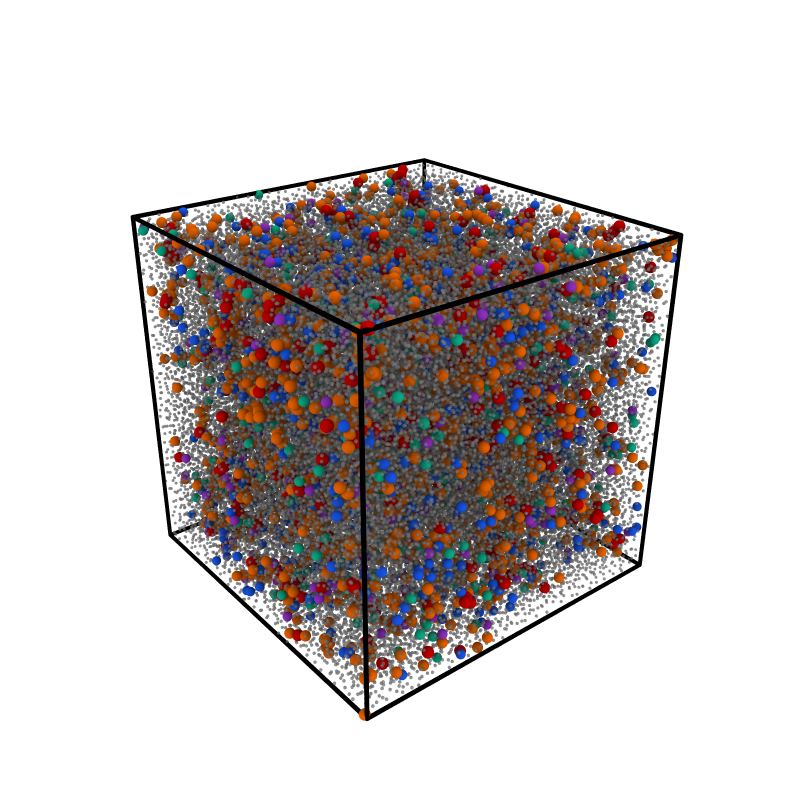
#> input picture structural_analysis/etapa4/ovito/ovito_out_negishi/1e11_bare.png, 1600 x 1600 px, given in place of 1e12_rt1_rs0.65_bare.png, which was not available (shown at 1/2 size)
$ python compose_snapshots.py --resto-transp 1 --radius-scale 0.65 '->' comparison_rt1_rs0.65.png
#> lines starting #> are read from the running program, lines starting #| are printed output that depends on the picture; after the words box and inside, x2 and y2 are one past the last pixel; in counts of white or black regions, pixels touching at a corner belong together
#!/usr/bin/env python3
"""Compuesto de las 3 tasas en UNA imagen (misma camara, misma escala, una leyenda con conteos).

Requiere haber corrido antes:  python ovito_snapshot.py --bare
Uso (desde el directorio que contiene ovito_out/):  python compose_snapshots.py
     con corte:  python ovito_snapshot.py --bare --slab 15 ; python compose_snapshots.py --slab 15
     (usa ovito_out/<tasa>_slab_bare.png y counts_slab_<tasa>.csv; escribe comparison_slab.png)
     variante despejada: python ovito_snapshot.py --bare --resto-transp 1 --radius-scale 0.65 ;
                         python compose_snapshots.py --resto-transp 1 --radius-scale 0.65   -> comparison_rt1_rs0.65.png
     por especie central: python ovito_snapshot.py --bare --resto-transp 1 --radius-scale 0.8 --center Cu ;
                          python compose_snapshots.py --resto-transp 1 --radius-scale 0.8 --center Cu   (idem Zr)
     sin ico-Voronoi:  python ovito_snapshot.py --bare --slab 15 --no-ico-voronoi ;
                       python compose_snapshots.py --slab 15 --no-ico-voronoi   -> comparison_slab_noicovor.png
Entrada : ovito_out/<tasa>_bare.png, ovito_out/counts_<tasa>.csv
Salida  : ovito_out/comparison_snapshots.png
Solo usa numpy + matplotlib (no importa ovito). Las 3 imagenes se recortan con el MISMO recuadro
(union de las zonas no blancas) para no alterar la escala relativa entre paneles.
"""
import csv
import sys
from pathlib import Path
import numpy as np
import matplotlib
matplotlib.use("Agg")
import matplotlib.pyplot as plt

OUT_DIR = Path("ovito_out")
RATES = ["1e12", "1e11", "2e10"]              # rapido -> lento (igual orden que Fig A de la Etapa 4)
TITLE = {"2e10": r"$2\times10^{10}$ K/s", "1e11": r"$10^{11}$ K/s", "1e12": r"$10^{12}$ K/s"}
PAD = 12
args = sys.argv[1:]
SLAB = float(args[args.index("--slab") + 1]) if "--slab" in args else None
NOICO = "--no-ico-voronoi" in args
HIDE_RESTO = False
SUF = ("slab_" if SLAB else "") + ("noicovor_" if NOICO else "")
if "--resto-transp" in args or "--radius-scale" in args:         # mismo tag que ovito_snapshot.py
    rt = float(args[args.index("--resto-transp") + 1]) if "--resto-transp" in args else 0.5
    rs = float(args[args.index("--radius-scale") + 1]) if "--radius-scale" in args else 1.0
    SUF += f"rt{rt:g}_rs{rs:g}_"
    HIDE_RESTO = rt >= 1.0
CENTER = args[args.index("--center") + 1] if "--center" in args else None
if CENTER:
    SUF += f"{CENTER}_"
OUT_NAME = "comparison_" + (SUF.rstrip("_") if SUF else "snapshots") + ".png"

imgs = {r: plt.imread(OUT_DIR / f"{r}_{SUF}bare.png")[:, :, :3] for r in RATES}
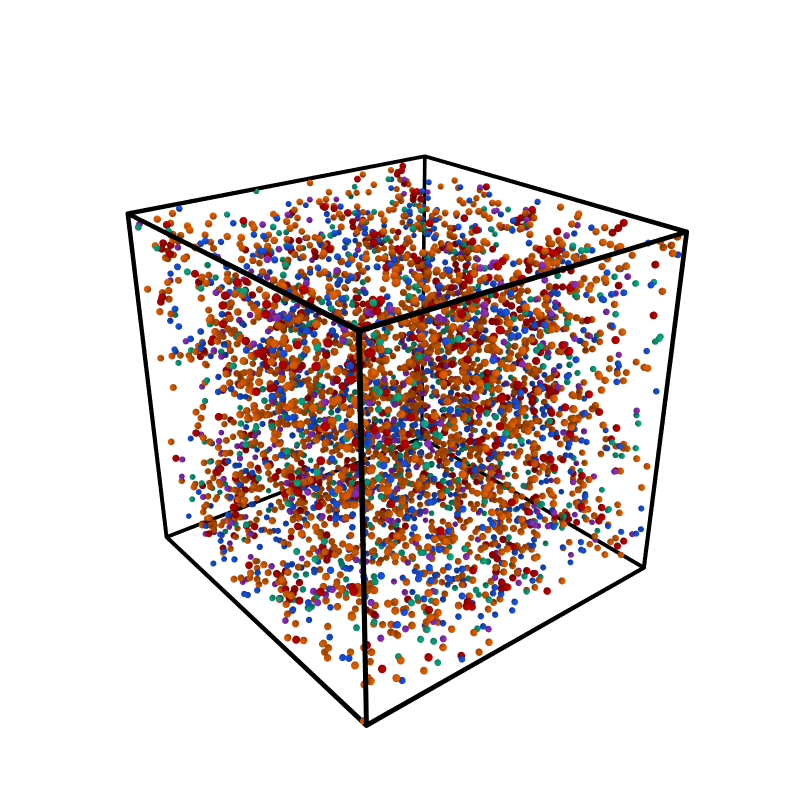
#> input picture structural_analysis/etapa4/ovito/ovito_out_negishi/1e11_rt1_rs0.65_bare.png, 1600 x 1600 px, found by its file name (shown at 1/2 size)
#> imgs = 3 items
assert len({im.shape for im in imgs.values()}) == 1, "las 3 imagenes deben tener el mismo tamano"
nonwhite = np.zeros(imgs[RATES[0]].shape[:2], bool)
for im in imgs.values():
    nonwhite |= (im < 0.97).any(axis=2)
#> this loop made 3 passes
#> pass 1, `nonwhite |= (im < 0.97).any(axis=2)`:
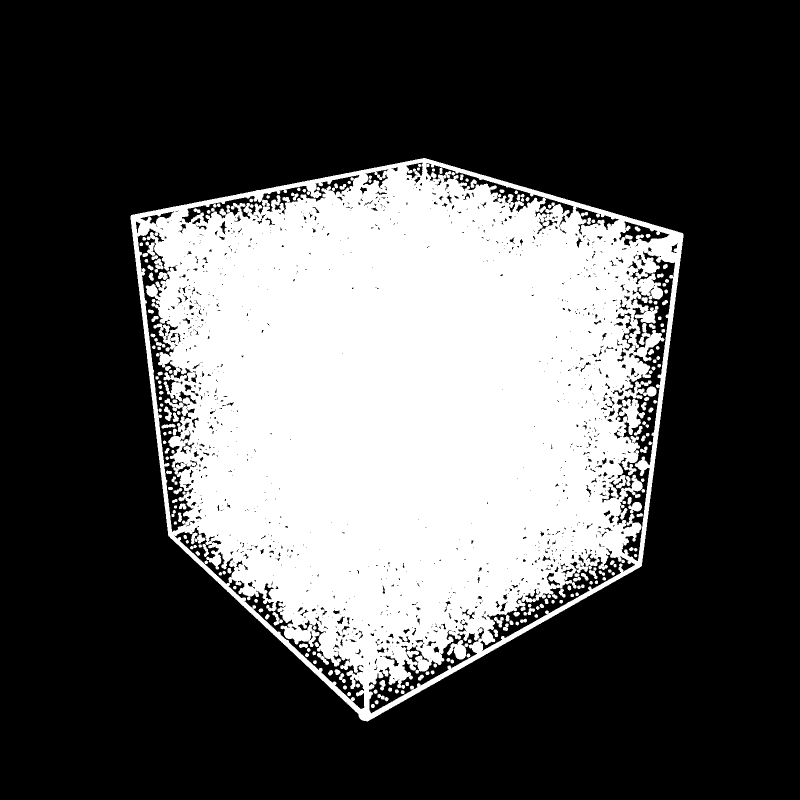
#> nonwhite: shape (1600, 1600) bool (shown at 1/2 size); 32% white; 196 white regions, largest, box (x1, y1, x2, y2) and area: (261, 316, 1367, 1443) 804059, (894, 1280, 937, 1319) 906, (1256, 1004, 1284, 1027) 391
#> pass 2, `nonwhite |= (im < 0.97).any(axis=2)`:
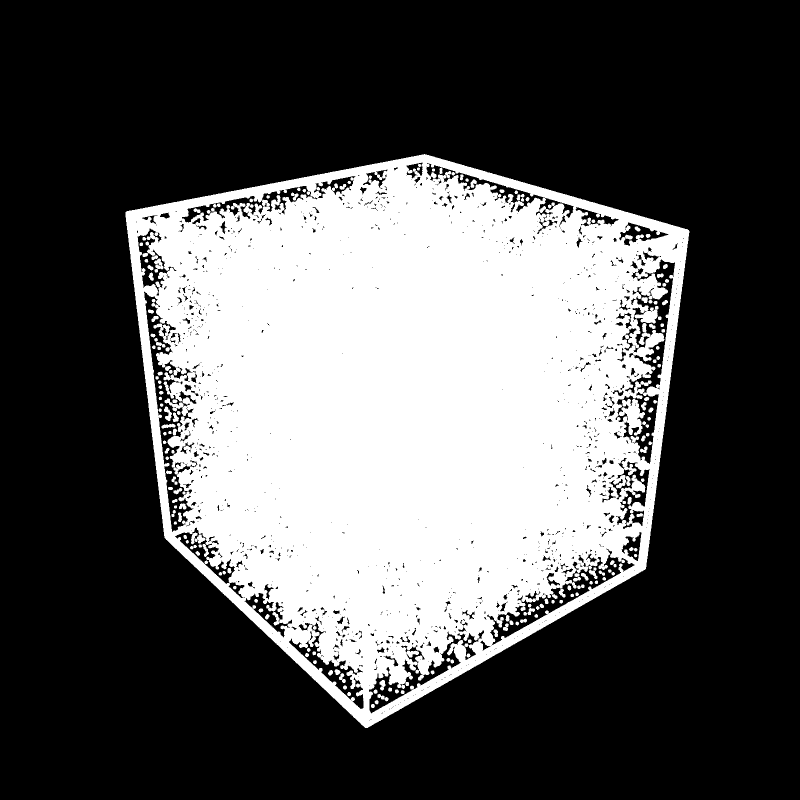
#> nonwhite: shape (1600, 1600) bool (shown at 1/2 size); 33.5% white; 173 white regions, largest, box (x1, y1, x2, y2) and area: (251, 308, 1379, 1456) 847578, (308, 517, 327, 545) 291, (328, 813, 344, 842) 243
rows, cols = np.where(nonwhite.any(axis=1))[0], np.where(nonwhite.any(axis=0))[0]
#> rows = 1148 values from 308 to 1455; cols = 1128 values from 251 to 1378
r0, r1 = max(rows[0] - PAD, 0), rows[-1] + PAD + 1
#> r0 = 296; r1 = 1468
c0, c1 = max(cols[0] - PAD, 0), cols[-1] + PAD + 1
#> c0 = 239; c1 = 1391

counts = {}
for r in RATES:
#> (the run stopped early here; a loop or call above may not have finished)
